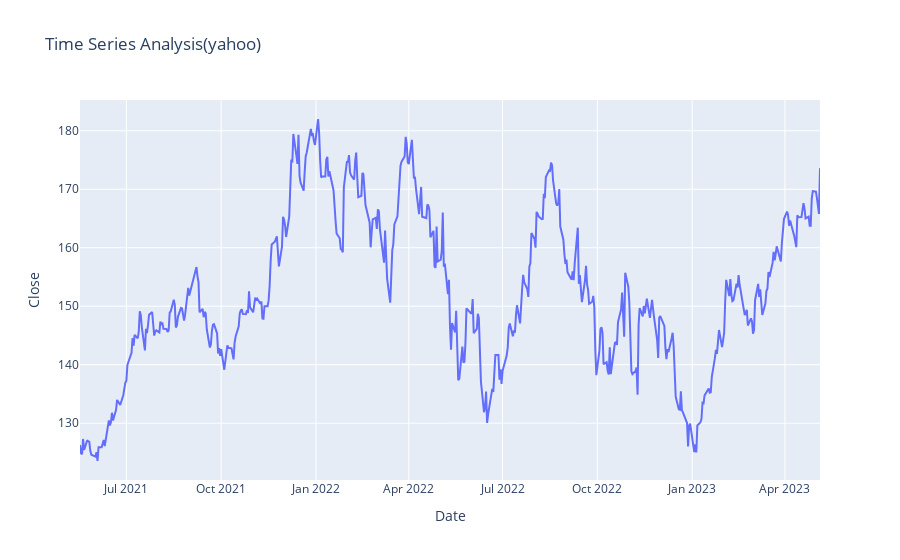

The notebook cell this image was saved under:
### Code cell
px.line(data,x=data.index,y='Close',title='Time Series Analysis(yahoo)')

### Figure 1 — Plotly figure (JSON) as saved in the notebook; plotly's stock layout.template omitted (floating-point values rounded to 4 significant figures; data arrays with more than 128 entries replaced by an {"elided": "..."} marker saying what was removed)
{"data": [{"hovertemplate": "Date=%{x}<br>Close=%{y}<extra></extra>", "legendgroup": "", "line": {"color": "#636efa", "dash": "solid"}, "marker": {"symbol": "circle"}, "mode": "lines", "name": "", "orientation": "v", "showlegend": false, "type": "scatter", "x": {"elided": "497 str values"}, "xaxis": "x", "y": {"elided": "497 float values"}, "yaxis": "y"}], "layout": {"legend": {"tracegroupgap": 0}, "title": {"text": "Time Series Analysis(yahoo)"}, "xaxis": {"anchor": "y", "domain": [0, 1], "title": {"text": "Date"}}, "yaxis": {"anchor": "x", "domain": [0, 1], "title": {"text": "Close"}}}}
